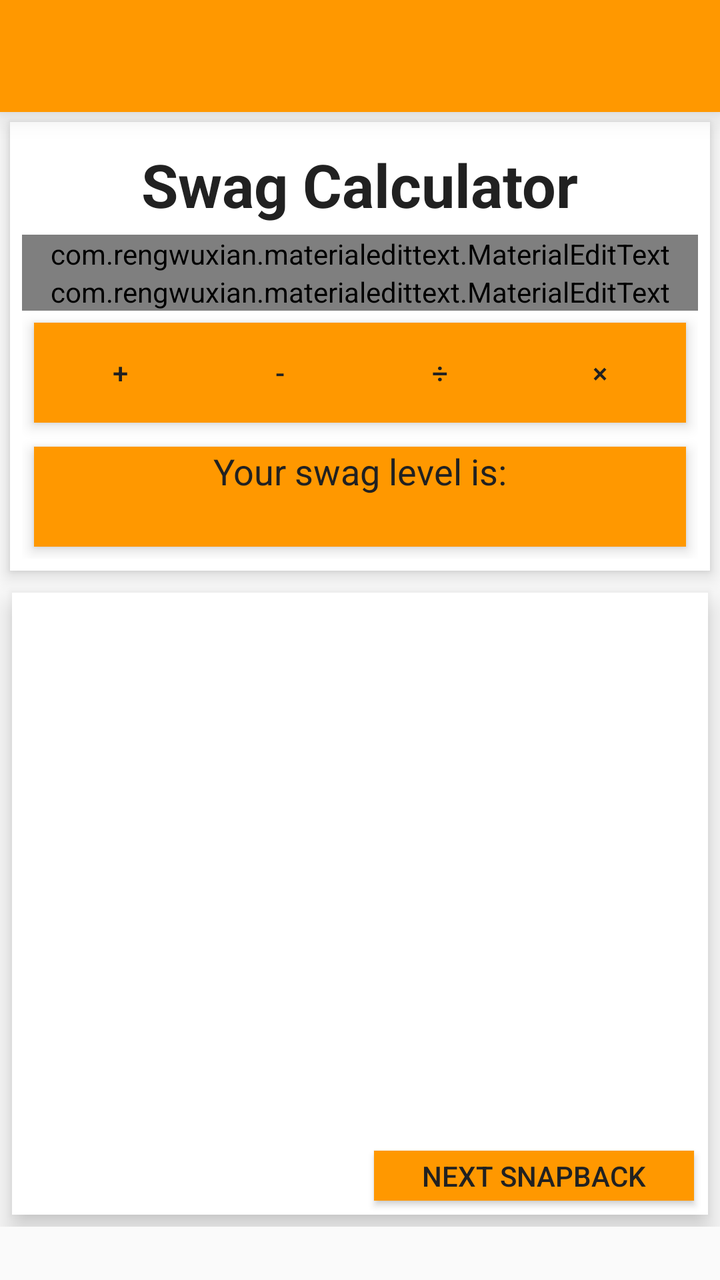
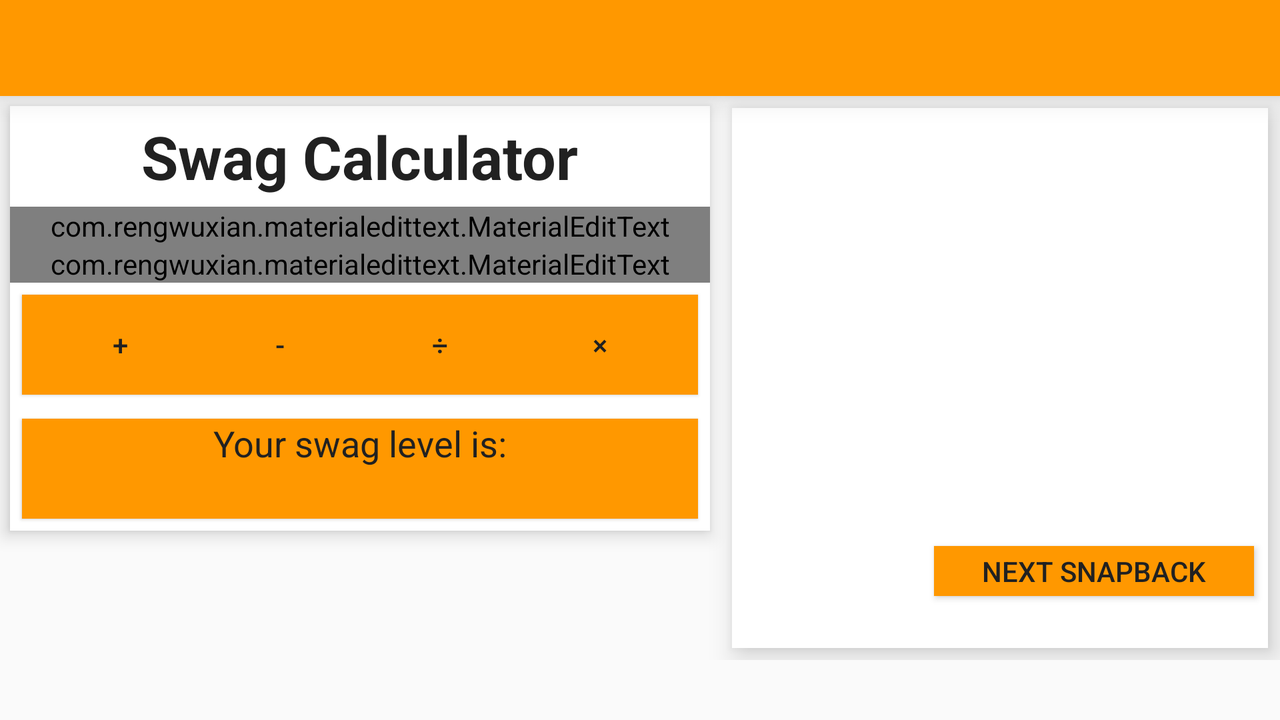

Two renders of one Android screen. The first uses the default layout on a phone; the second uses the alternative layout the repository ships for a different screen configuration, on a matching device. The two XML files are below.
<!-- AndroidManifest.xml: application theme AppTheme -->
<!-- res/layout/activity_main.xml -->
<LinearLayout xmlns:android="http://schemas.android.com/apk/res/android"
    xmlns:app="http://schemas.android.com/apk/res-auto"
    xmlns:materialdesign="http://schemas.android.com/apk/res-auto"
    xmlns:ripple="http://schemas.android.com/apk/res-auto"
    xmlns:tools="http://schemas.android.com/tools"
    android:layout_width="match_parent"
    android:layout_height="match_parent"
    android:focusable="true"
    android:focusableInTouchMode="true"
    android:orientation="vertical"
    tools:context=".MainActivity"


    >


    <include
        android:id="@+id/app_bar"
        layout="@layout/app_bar"
        />




        <ScrollView
            android:layout_width="match_parent"
            android:layout_height="match_parent"
            >

            <LinearLayout
                android:layout_width="fill_parent"
                android:layout_height="wrap_content"
                android:orientation="vertical"
                android:fitsSystemWindows="true"
                android:id="@+id/contentcontainer">



                    <LinearLayout
                        android:id="@+id/topcard"
                        android:layout_width="fill_parent"
                        android:layout_height="wrap_content"
                        android:layout_centerHorizontal="true"
                        android:layout_margin="5dp"
                        android:padding="6dp"

                        android:background="@android:color/white"
                        android:elevation="5dp"
                        android:orientation="vertical">


                        <TextView
                            android:id="@+id/appname"
                            android:layout_width="wrap_content"
                            android:layout_height="wrap_content"
                            android:layout_gravity="center|top"
                            android:padding="5dp"
                            android:text="@string/swagcalculator_name"
                            android:textAppearance="?android:attr/textAppearanceLarge"
                            android:textColor="@color/primary_text"
                            android:textSize="30sp"
                            android:textStyle="bold" />


                        <com.rengwuxian.materialedittext.MaterialEditText
                            android:layout_width="match_parent"
                            android:layout_height="wrap_content"
                            android:hint="@string/enteranumber"
                            android:digits="1234567890.-"
                            android:inputType="numberDecimal|number"
                            app:floatingLabel="highlight"
                            app:floatingLabelText="@string/calcswag"
                            android:id="@+id/Num1"
                            />

                        <com.rengwuxian.materialedittext.MaterialEditText
                            android:layout_width="match_parent"
                            android:layout_height="wrap_content"
                            android:hint="@string/enteranumber"
                            android:digits="1234567890.-"
                            android:inputType="numberDecimal|number"
                            app:floatingLabel="highlight"
                            app:floatingLabelText="@string/calcswag"
                            android:id="@+id/Num2"/>



                        <LinearLayout
                            android:id="@+id/buttonholder"
                            android:layout_width="fill_parent"
                            android:layout_height="wrap_content"
                            android:layout_gravity="center"
                            android:gravity="center"
                            android:elevation="4dp"
                            android:orientation="horizontal"
                            android:background="@color/primary"
                            android:layout_margin="6dp"
                            >


                            <Button
                                android:id="@+id/addup"
                                android:layout_width="70dp"
                                android:layout_height="40dp"
                                android:layout_gravity="center"
                                android:layout_margin="5dp"
                                android:background="?attr/selectableItemBackgroundBorderless"
                                android:elevation="8dp"
                                android:onClick="addup"
                                android:text="@string/plus_text"
                                android:textColor="@color/icons"

                                />


                            <Button
                                android:id="@+id/minus"
                                android:layout_width="70dp"
                                android:layout_height="40dp"
                                android:layout_gravity="center"
                                android:layout_margin="5dp"
                                android:background="?attr/selectableItemBackgroundBorderless"
                                android:elevation="8dp"
                                android:onClick="minus"
                                android:text="@string/minus_text"
                                android:textColor="@color/icons" />


                            <Button
                                android:id="@+id/divide"
                                android:layout_width="70dp"
                                android:layout_height="40dp"
                                android:layout_gravity="center"
                                android:layout_margin="5dp"
                                android:background="?attr/selectableItemBackgroundBorderless"
                                android:elevation="8dp"
                                android:onClick="divide"
                                android:text="@string/divide_text"
                                android:textColor="@color/icons" />


                            <Button
                                android:id="@+id/times"
                                android:layout_width="70dp"
                                android:layout_height="40dp"
                                android:layout_gravity="center"
                                android:layout_margin="5dp"
                                android:background="?attr/selectableItemBackgroundBorderless"
                                android:elevation="8dp"
                                android:onClick="times"
                                android:text="×"
                                android:textColor="@color/icons" />


                        </LinearLayout>

                        <LinearLayout
                            android:id="@+id/answerbg"
                            android:layout_width="fill_parent"
                            android:layout_height="50dp"
                            android:layout_gravity="center_horizontal"
                            android:layout_margin="6dp"
                            android:background="@color/primary"
                            android:elevation="4dp"
                            android:orientation="vertical"
                            android:transitionGroup="true"

                            >

                            <TextView
                                android:id="@+id/AnswerText"
                                android:layout_width="wrap_content"
                                android:layout_height="wrap_content"
                                android:layout_gravity="center_horizontal"
                                android:paddingLeft="5dp"
                                android:paddingRight="5dp"
                                android:text="@string/swagleveltext"
                                android:textAppearance="?android:attr/textAppearanceMedium"
                                android:textColor="@color/primary_text" />

                            <TextView
                                android:id="@+id/Answer"
                                android:layout_width="wrap_content"
                                android:layout_height="wrap_content"
                                android:layout_gravity="center_horizontal"
                                android:text=""
                                android:textAppearance="?android:attr/textAppearanceMedium"
                                android:textColor="@color/primary_text" />

                        </LinearLayout>

                    </LinearLayout>

                    <LinearLayout
                        android:layout_width="fill_parent"
                        android:layout_height="wrap_content"
                        android:layout_margin="6dp"
                        android:layout_marginTop="20dp"
                        android:background="@android:color/white"
                        android:elevation="8dp"
                        android:orientation="vertical">

                        <ImageSwitcher
                            android:id="@+id/imageSwitcher"
                            android:layout_width="260dp"
                            android:layout_height="260dp"
                            android:layout_gravity="center_horizontal"
                            android:layout_margin="6dp"
                            android:animateFirstView="true"
                            android:background="?attr/selectableItemBackgroundBorderless"

                            android:padding="3dp"
                            android:transitionName="imageswitcher"
                            android:onClick="imageanimation"
                            />

                        <Button
                            android:layout_width="160dp"
                            android:layout_height="25dp"
                            android:layout_gravity="end"
                            android:layout_margin="7dp"
                            android:background="@color/primary"
                            android:elevation="1dp"
                            android:onClick="snaps"
                            android:text="@string/nextsnapback"
                            android:textColor="@color/primary_text"
                            android:id="@+id/nextsnapbackbutton"/>

                    </LinearLayout>


            </LinearLayout>
        </ScrollView>



</LinearLayout>
<!-- res/layout/app_bar.xml (included above) -->
<?xml version="1.0" encoding="utf-8"?>
<android.support.v7.widget.Toolbar xmlns:android="http://schemas.android.com/apk/res/android"
    android:paddingTop="@dimen/tool_bar_top_padding"
    xmlns:app="http://schemas.android.com/apk/res-auto"
    android:layout_width="match_parent"
    android:layout_height="wrap_content"
    android:background="@color/primary"
    app:popupTheme="@style/ThemeOverlay.AppCompat.Light"
    android:theme="@style/MyCustomToolBarTheme"
    android:elevation="8dp"
    >
</android.support.v7.widget.Toolbar>
<!-- resources referenced by this layout -->
<resources>
  <color name="icons">#212121</color>
  <color name="primary">#FF9800</color>
  <color name="primary_text">#212121</color>
  <string name="calcswag">hit +, -, × or ÷ to calculate your swag.</string>
  <string name="divide_text">÷</string>
  <string name="enteranumber">Please enter a number!</string>
  <string name="minus_text">-</string>
  <string name="nextsnapback">Next snapback</string>
  <string name="plus_text">+</string>
  <string name="swagcalculator_name">Swag Calculator</string>
  <string name="swagleveltext">Your swag level is:</string>
  <style name="MyCustomToolBarTheme" parent="ThemeOverlay.AppCompat.Light">
          <item name="android:textColorPrimary">@color/icons_red</item>
          <item name="android:textColorSecondary">@color/icons_red</item>
      </style>
  <!-- from res/values-v19/ -->
  <style name="AppTheme" parent="Theme.AppCompat.Light.NoActionBar">
          <item name="colorPrimary">@color/primary</item>
          <item name="colorPrimaryDark">@color/primary_dark</item>
          <item name="colorAccent">@color/accent</item>
          <item name="android:textColor">@color/primary_text</item>
          <item name="android:textColorSecondary">@color/secondary_text</item>
          <item name="android:fitsSystemWindows">false</item>
          <item name="android:windowTranslucentStatus">true</item>
  
  
      </style>
  <color name="icons_red">#FFFFFF</color>
  <color name="primary_dark">#F57C00</color>
  <color name="accent">#FFC107</color>
  <color name="secondary_text">#727272</color>
</resources>
<!-- res/layout-land/activity_main.xml (the repository's variant of the layout above) -->
<!-- drawn on the phone turned sideways -->
<LinearLayout xmlns:android="http://schemas.android.com/apk/res/android"
    xmlns:app="http://schemas.android.com/apk/res-auto"
    xmlns:materialdesign="http://schemas.android.com/apk/res-auto"
    xmlns:ripple="http://schemas.android.com/apk/res-auto"
    xmlns:tools="http://schemas.android.com/tools"
    android:layout_width="match_parent"
    android:layout_height="match_parent"
    android:focusable="true"
    android:focusableInTouchMode="true"
    android:orientation="vertical"
    tools:context=".MainActivity"


    >


    <include
        android:id="@+id/app_bar"
        layout="@layout/app_bar" />




        <ScrollView
            android:layout_width="match_parent"
            android:layout_height="match_parent"

            >

            <LinearLayout
                android:layout_width="fill_parent"
                android:layout_height="wrap_content"
                android:orientation="horizontal"
                android:fitsSystemWindows="true"
                android:id="@+id/contentcontainer">



                    <LinearLayout
                        android:id="@+id/topcard"
                        android:layout_width="350dp"
                        android:layout_height="wrap_content"
                        android:layout_centerHorizontal="true"
                        android:layout_margin="5dp"
                        android:layout_marginTop="20dp"
                        android:background="@android:color/white"
                        android:elevation="5dp"
                        android:orientation="vertical">


                        <TextView
                            android:id="@+id/appname"
                            android:layout_width="wrap_content"
                            android:layout_height="wrap_content"
                            android:layout_gravity="center|top"
                            android:padding="5dp"
                            android:text="@string/swagcalculator_name"
                            android:textAppearance="?android:attr/textAppearanceLarge"
                            android:textColor="@color/primary_text"
                            android:textSize="30sp"
                            android:textStyle="bold" />


                        <com.rengwuxian.materialedittext.MaterialEditText
                            android:layout_width="match_parent"
                            android:layout_height="wrap_content"
                            android:hint="@string/enteranumber"
                            android:digits="1234567890.-"
                            android:inputType="numberDecimal|number"
                            app:floatingLabel="highlight"
                            app:floatingLabelText="@string/calcswag"
                            android:id="@+id/Num1"
                            />

                        <com.rengwuxian.materialedittext.MaterialEditText
                            android:layout_width="match_parent"
                            android:layout_height="wrap_content"
                            android:hint="@string/enteranumber"
                            android:digits="1234567890.-"
                            android:inputType="numberDecimal|number"
                            app:floatingLabel="highlight"
                            app:floatingLabelText="@string/calcswag"
                            android:id="@+id/Num2"/>



                        <LinearLayout
                            android:id="@+id/buttonholder"
                            android:layout_width="fill_parent"
                            android:layout_height="wrap_content"
                            android:layout_gravity="center"
                            android:gravity="center"
                            android:background="@color/primary"
                            android:layout_margin="6dp"
                            android:elevation="1dp"
                            android:orientation="horizontal">


                            <Button
                                android:id="@+id/addup"
                                android:layout_width="70dp"
                                android:layout_height="40dp"
                                android:layout_gravity="center"
                                android:layout_margin="5dp"
                                android:background="?attr/selectableItemBackgroundBorderless"
                                android:elevation="8dp"
                                android:onClick="addup"
                                android:text="@string/plus_text"
                                android:textColor="@color/icons"

                                />


                            <Button
                                android:id="@+id/minus"
                                android:layout_width="70dp"
                                android:layout_height="40dp"
                                android:layout_gravity="center"
                                android:layout_margin="5dp"
                                android:background="?attr/selectableItemBackgroundBorderless"
                                android:elevation="8dp"
                                android:onClick="minus"
                                android:text="@string/minus_text"
                                android:textColor="@color/icons" />


                            <Button
                                android:id="@+id/divide"
                                android:layout_width="70dp"
                                android:layout_height="40dp"
                                android:layout_gravity="center"
                                android:layout_margin="5dp"
                                android:background="?attr/selectableItemBackgroundBorderless"
                                android:elevation="8dp"
                                android:onClick="divide"
                                android:text="@string/divide_text"
                                android:textColor="@color/icons" />


                            <Button
                                android:id="@+id/times"
                                android:layout_width="70dp"
                                android:layout_height="40dp"
                                android:layout_gravity="center"
                                android:layout_margin="5dp"
                                android:background="?attr/selectableItemBackgroundBorderless"
                                android:elevation="8dp"
                                android:onClick="times"
                                android:text="×"
                                android:textColor="@color/icons" />


                        </LinearLayout>

                        <LinearLayout
                            android:id="@+id/answerbg"
                            android:layout_width="fill_parent"
                            android:layout_height="50dp"
                            android:layout_gravity="center_horizontal"
                            android:layout_margin="6dp"
                            android:background="@color/primary"
                            android:elevation="1dp"
                            android:orientation="vertical"
                            android:transitionGroup="true"

                            >

                            <TextView
                                android:id="@+id/AnswerText"
                                android:layout_width="wrap_content"
                                android:layout_height="wrap_content"
                                android:layout_gravity="center_horizontal"
                                android:paddingLeft="5dp"
                                android:paddingRight="5dp"
                                android:text="@string/swagleveltext"
                                android:textAppearance="?android:attr/textAppearanceMedium"
                                android:textColor="@color/primary_text" />

                            <TextView
                                android:id="@+id/Answer"
                                android:layout_width="wrap_content"
                                android:layout_height="wrap_content"
                                android:layout_gravity="center_horizontal"
                                android:text=""
                                android:textAppearance="?android:attr/textAppearanceMedium"
                                android:textColor="@color/primary_text" />

                        </LinearLayout>

                    </LinearLayout>

                    <LinearLayout
                        android:layout_width="0dp"
                        android:layout_height="270dp"
                        android:layout_margin="6dp"
                        android:layout_marginTop="20dp"
                        android:background="@android:color/white"
                        android:elevation="8dp"
                        android:orientation="vertical"
                        android:layout_weight="1">

                        <ImageSwitcher
                            android:id="@+id/imageSwitcher"
                            android:layout_width="200dp"
                            android:layout_height="200dp"
                            android:layout_gravity="center_horizontal"
                            android:layout_margin="6dp"
                            android:animateFirstView="true"
                            android:background="?attr/selectableItemBackgroundBorderless"
                            android:padding="3dp"
                            android:transitionName="imageswitcher"
                            android:onClick="imageanimation"/>

                        <Button
                            android:layout_width="160dp"
                            android:layout_height="25dp"
                            android:layout_gravity="end"
                            android:layout_margin="7dp"
                            android:background="@color/primary"
                            android:elevation="1dp"
                            android:onClick="snaps"
                            android:text="@string/nextsnapback"
                            android:textColor="@color/primary_text"
                            android:id="@+id/nextsnapbackbutton"/>

                    </LinearLayout>


            </LinearLayout>
        </ScrollView>



</LinearLayout>
